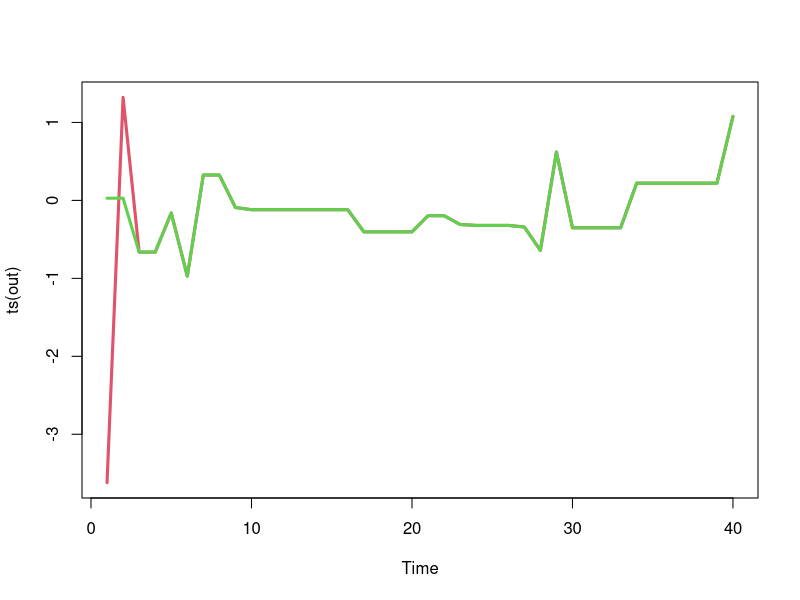
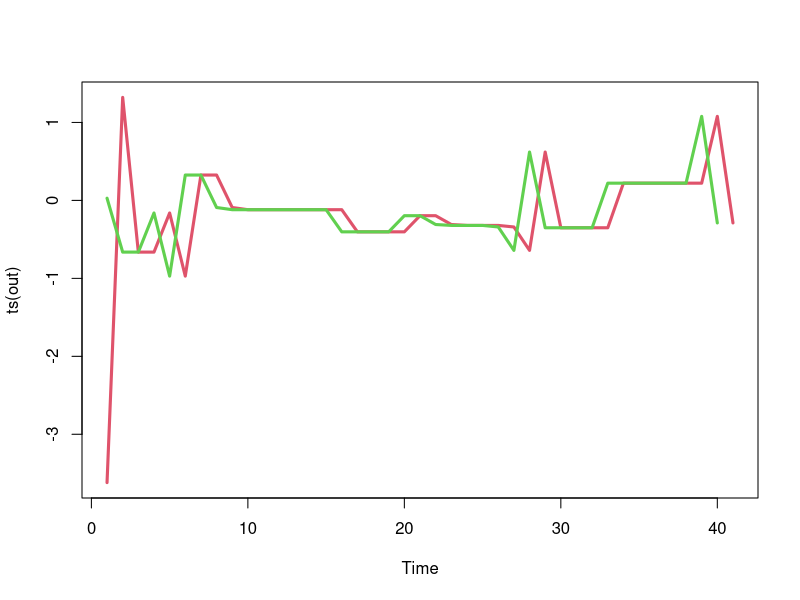
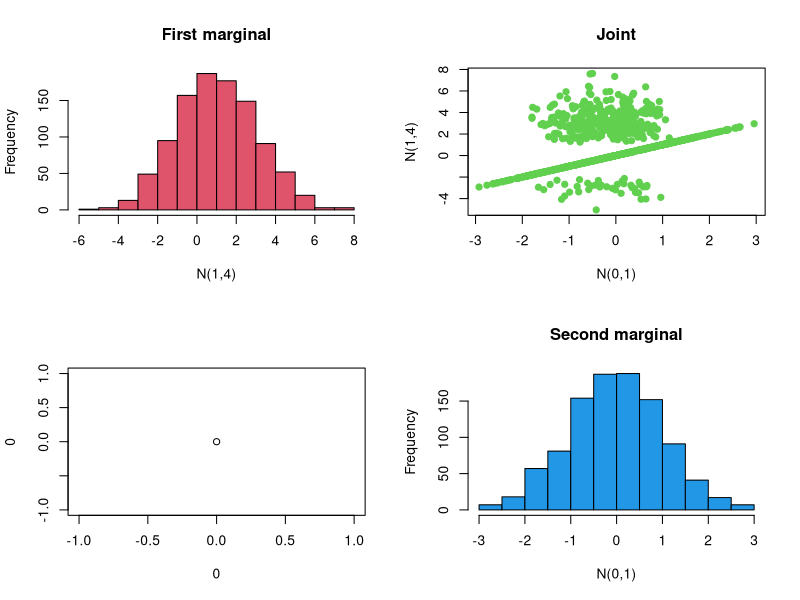
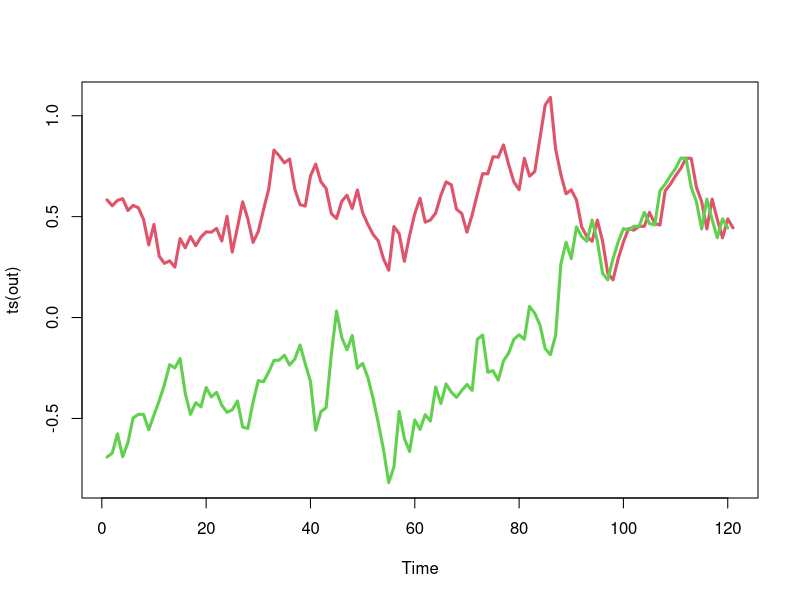
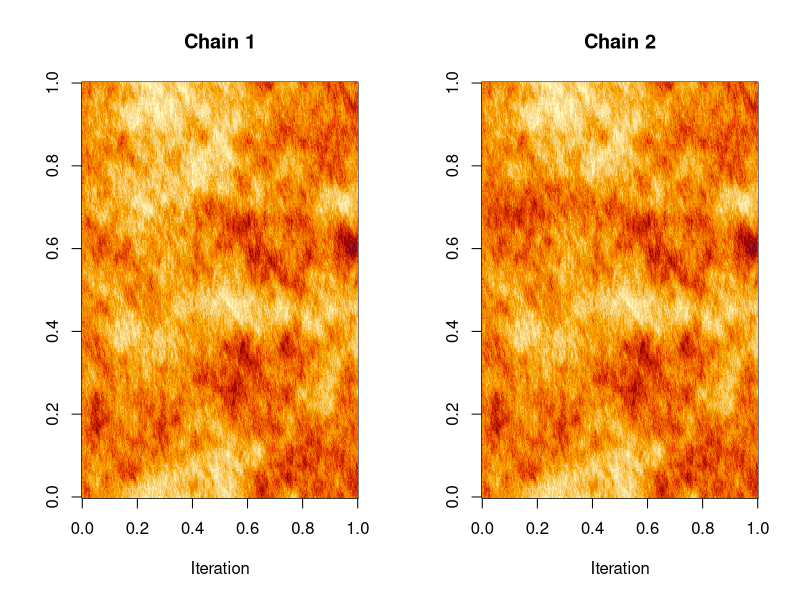
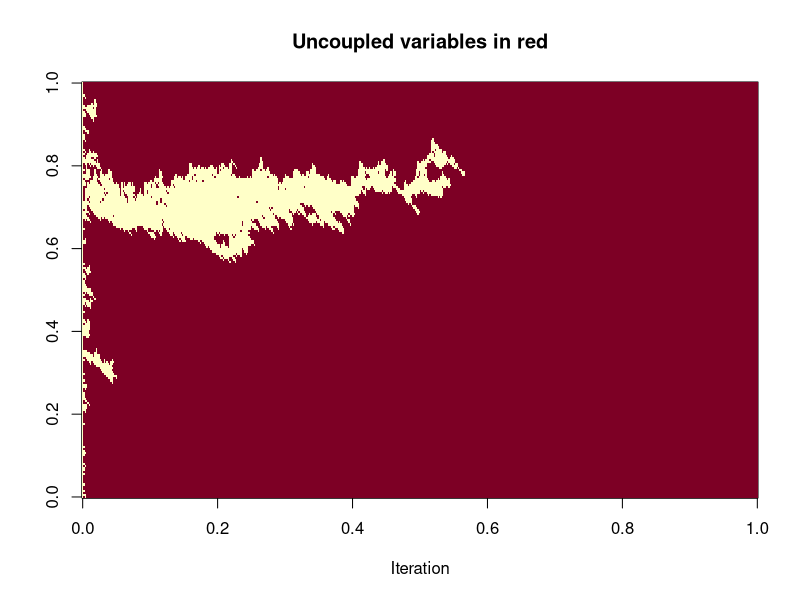
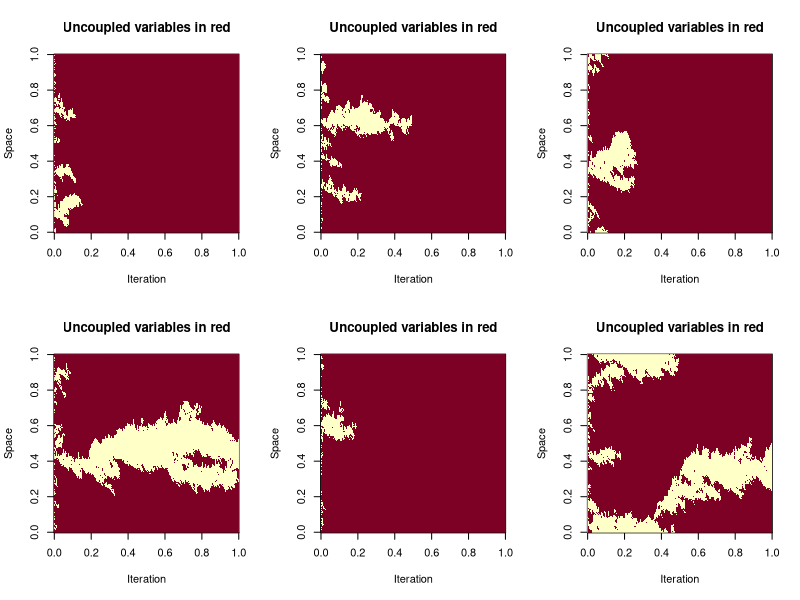

These charts were generated, in order, by the following R code:
## test-code.R
## File for developing the examples


## Coupled Metropolis independence samplers

set.seed(4)
n = 40
xm = matrix(0, nrow=n, ncol=2)
x = rcauchy(2)
xm[1, ] = x
for (i in 2:n) {
  xs = rcauchy(1)
  u = runif(1)
  a = dnorm(xs, 0, 0.5)*dcauchy(x) / (
        dnorm(x, 0, 0.5)*dcauchy(xs) )
  x[u < a] = xs
  xm[i, ] = x
  }

## plot(ts(xm), plot.type="single", col=c(2,3), lwd=3)

cmis = function(n, rpi0, dpi, rq, dq) {
    xm = matrix(0, nrow=n, ncol=2)
    x = c(rpi0(), rpi0())
    xm[1, ] = x
    for (i in 2:n) {
        xs = rq()
        u = runif(1)
        a = dpi(xs)*dq(x)/(dpi(x)*dq(xs))
        x[u < a] = xs
        xm[i, ] = x
    }
    xm
}

set.seed(4)
out = cmis(
    40,
    function() rcauchy(1),
    function(x) dnorm(x,0,0.5),
    function() rcauchy(1),
    function(x) dcauchy(x))
plot(ts(out), plot.type="single", col=c(2,3), lwd=3)

cmis1 = function(n, rpi0, dpi, rq, dq) {
    xm = matrix(NA, nrow=n+1, ncol=2)
    x = c(rpi0(), rpi0()); xm[1, ] = x
    xs = rq(); u = runif(1)
    a = dpi(xs)*dq(x[1])/(dpi(x[1])*dq(xs))
    if (u < a)
        x[1] = xs
    xm[2,1] = x[1]
    for (i in 2:n) {
        xs = rq(); u = runif(1)
        a = dpi(xs)*dq(x)/(dpi(x)*dq(xs))
        x[u < a] = xs
        xm[i+1, 1] = x[1]; xm[i, 2] = x[2]
    }
    xm
}

    
set.seed(4)
out = cmis1(
    40,
    function() rcauchy(1),
    function(x) dnorm(x,0,0.5),
    function() rcauchy(1),
    function(x) dcauchy(x)
)
plot(ts(out), plot.type="single", col=c(2,3), lwd=3)


## Maximal coupling

rcouple = function(rp, dp, rq, dq) {
    x = rp()
    w = runif(1,0,dp(x))
    if (w < dq(x))
        return(c(x,x))
    else repeat {
        ys = rq()
        ws = runif(1,0,dq(ys))
        if (ws > dp(ys))
            return(c(x,ys))
        }
    }

coupled = function()
    rcouple(
        function() rnorm(1,0,1),
        function(x) dnorm(x,0,1),
        function() rnorm(1,1,2),
        function(x) dnorm(x,1,2)
        )

xm = t(sapply(1:1000, function(x) coupled()))
doPlot = function(xm) {
    op = par(mfrow=c(2,2))
    hist(xm[,2],xlab="N(1,4)",col=2, main="First marginal")
    plot(xm,pch=19,col=3,xlab="N(0,1)",ylab="N(1,4)", main="Joint")
    plot(0,0)
    hist(xm[,1],xlab="N(0,1)",col=4, main="Second marginal")
    par(op)
}

doPlot(xm)


## Coupled MH

cmh1 = function(n, rpi0, dpi, rq, dq) {
    xm = matrix(NA, nrow=n+1, ncol=2)
    x = c(rpi0(), rpi0()); xm[1, ] = x
    xs = rq(x[1]); u = runif(1)
    a = dpi(xs)*dq(xs,x[1])/(dpi(x[1])*dq(x[1],xs))
    if (u < a)
        x[1] = xs
    xm[2,1] = x[1]
    for (i in 2:n) {
        xs = rcouple(
            function() rq(x[1]), function(xp) dq(x[1],xp),
            function() rq(x[2]), function(xp) dq(x[2],xp) )
        u = runif(1)
        a = dpi(xs)*dq(xs,x)/(dpi(x)*dq(x,xs))
        x[u < a] = xs[u < a]
        xm[i+1, 1] = x[1]; xm[i, 2] = x[2]
    }
    xm
}

set.seed(3)
out = cmh1(
    120,
    function() rcauchy(1),
    function(x) dnorm(x,0,1),
    function(x) rnorm(1,x,0.1),
    function(x,xs) dnorm(xs,x,0.1)
)
plot(ts(out), plot.type="single", col=c(2,3), lwd=3)


## Coupled Gibbs

car1 = function(n = 500, N = 200, a = 0.99) {
    arr = array(dim = c(n,N,2))
    x = matrix(rnorm(2*N, 2*sqrt(1/(1-a*a))), ncol=2)
    arr[1, , ] = x
    w = a/(1+a*a)
    csd = sqrt(1/(1+a*a))
    for (i in 2:n) {
        arr[i,1,] = rcouple(
            function() rnorm(1, w*(arr[i-1,N,1]+arr[i-1,2,1]), csd),
            function(xp) dnorm(xp, w*(arr[i-1,N,1]+arr[i-1,2,1]), csd),
            function() rnorm(1, w*(arr[i-1,N,2]+arr[i-1,2,2]), csd),
            function(xp) dnorm(xp, w*(arr[i-1,N,2]+arr[i-1,2,2]), csd)
        )
        for (j in 2:(N-1)) {
            arr[i,j,] = rcouple(
                function() rnorm(1, w*(arr[i,j-1,1]+arr[i-1,j+1,1]), csd),
                function(xp) dnorm(xp, w*(arr[i,j-1,1]+arr[i-1,j+1,1]), csd),
                function() rnorm(1, w*(arr[i,j-1,2]+arr[i-1,j+1,2]), csd),
                function(xp) dnorm(xp, w*(arr[i,j-1,2]+arr[i-1,j+1,2]), csd)
            )
        }
        arr[i,N,] = rcouple(
            function() rnorm(1, w*(arr[i,N-1,1]+arr[i,1,1]), csd),
            function(xp) dnorm(xp, w*(arr[i,N-1,1]+arr[i,1,1]), csd),
            function() rnorm(1, w*(arr[i,N-1,2]+arr[i,1,2]), csd),
            function(xp) dnorm(xp, w*(arr[i,N-1,2]+arr[i,1,2]), csd)
        )
    }
    arr
}
    
set.seed(3)
arr = car1()
op = par(mfrow=c(1,2))
image(arr[,,1], main="Chain 1", xlab="Iteration")
image(arr[,,2], main="Chain 2", xlab="Iteration")
par(op)
image(1*((arr[,,1]-arr[,,2]) == 0.0),
      main="Uncoupled variables in red", xlab="Iteration")

op = par(mfrow=c(2,3))
for (i in 1:6) {
    arr = car1()
    image(1*((arr[,,1]-arr[,,2]) == 0.0), ylab="Space",
          main="Uncoupled variables in red", xlab="Iteration")    
}
par(op)




## eof

